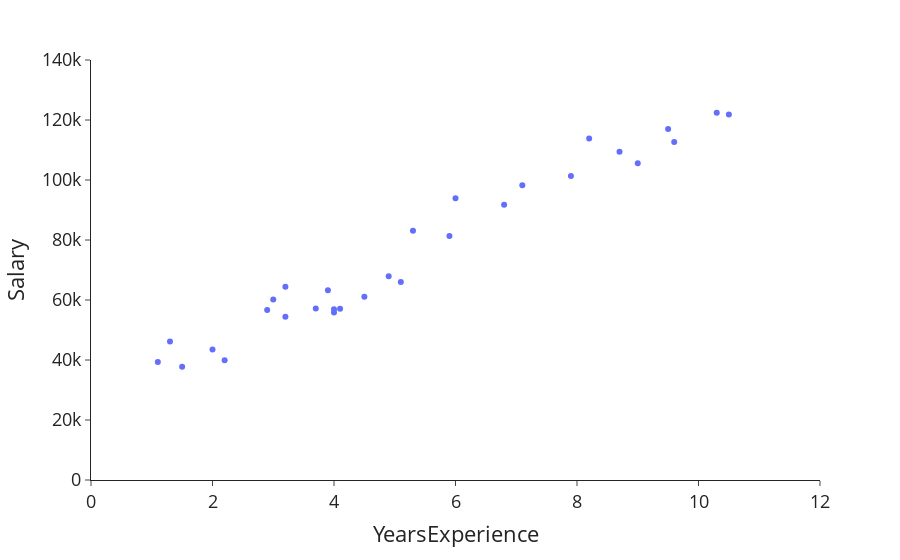

Notebook code for this chart:
### Markdown cell above
Så skal vi visualisere data. Hvis du har lastet inn datasette riktig, så skal koden nede kjøre. Vi skal se mer på visualisering senere i kurset, så du trenger ikke å tenke over denne koden.

### Code cell
# visualiser salary data
fig = px.scatter(salary_df, 'YearsExperience', 'Salary')
fig.update_layout(font=dict(size=18), template="simple_white", showlegend=False)
fig.update_xaxes(range=[0, 12])
fig.update_yaxes(range=[0, 14e4])
fig.show()

### Figure 1 — Plotly figure (JSON) as saved in the notebook; plotly's stock layout.template omitted (floating-point values rounded to 4 significant figures)
{"data": [{"hovertemplate": "YearsExperience=%{x}<br>Salary=%{y}<extra></extra>", "legendgroup": "", "marker": {"color": "#636efa", "symbol": "circle"}, "mode": "markers", "name": "", "orientation": "v", "showlegend": false, "type": "scatter", "x": [1.1, 1.3, 1.5, 2, 2.2, 2.9, 3, 3.2, 3.2, 3.7, 3.9, 4, 4, 4.1, 4.5, 4.9, 5.1, 5.3, 5.9, 6, 6.8, 7.1, 7.9, 8.2, 8.7, 9, 9.5, 9.6, 10.3, 10.5], "xaxis": "x", "y": [39343, 46205, 37731, 43525, 39891, 56642, 60150, 54445, 64445, 57189, 63218, 55794, 56957, 57081, 61111, 67938, 66029, 83088, 81363, 93940, 91738, 98273, 101302, 113812, 109431, 105582, 116969, 112635, 122391, 121872], "yaxis": "y"}], "layout": {"autosize": true, "font": {"size": 18}, "legend": {"tracegroupgap": 0}, "margin": {"t": 60}, "showlegend": false, "xaxis": {"anchor": "y", "domain": [0, 1], "range": [0, 12], "title": {"text": "YearsExperience"}, "type": "linear"}, "yaxis": {"anchor": "x", "domain": [0, 1], "range": [0, 140000], "title": {"text": "Salary"}, "type": "linear"}}}
